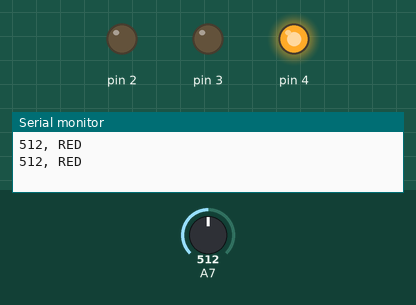
Recording of a sketch running on a simulated Arduino Uno, built with avr-gcc and run on an emulated ATmega328P. Shown: output pins drawn as LEDs (lit = HIGH), the last lines printed to the serial monitor. The inputs (shaded band) are chosen by the test bench; at power-on: A7 = 512.

Above: at 1.8 s.
1.9 s: A7 set to 210
3.4 s: A7 set to 190
At 4.3 s:
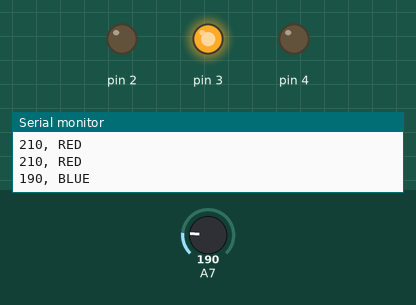
5.5 s: A7 set to 160
7.2 s: A7 set to 135
At 8.6 s:
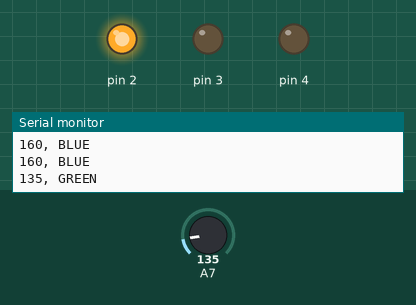
9.5 s: A7 set to 306
At 11.2 s:
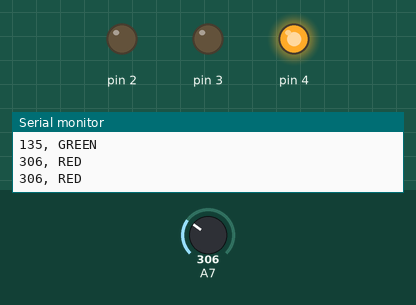
11.5 s: A7 set to 140
At 12.9 s:
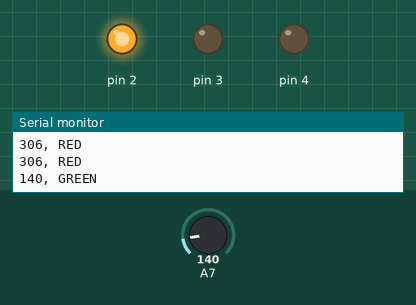
Timing chart, 0 to 14.5 s (numbered marks = the images above; inputs shaded):
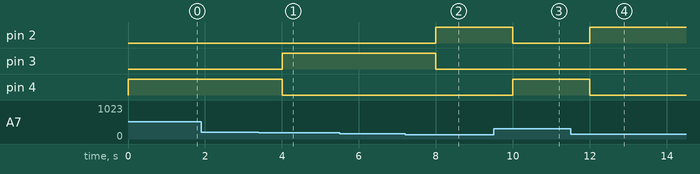

The sketch:

sketch_nov23c_gas_leakage_buzzer_rgb_led.ino
```cpp
void setup() {
  Serial.begin(9600);
  pinMode(2, OUTPUT);
  pinMode(3, OUTPUT);
  pinMode(4, OUTPUT);
}

void green() {
  digitalWrite(2, HIGH);
  digitalWrite(3, LOW);
  digitalWrite(4, LOW);
  Serial.println(", GREEN");
}

void blue() {
  digitalWrite(2, LOW);
  digitalWrite(3, HIGH);
  digitalWrite(4, LOW);
  Serial.println(", BLUE");
}

void red() {
  digitalWrite(2, LOW);
  digitalWrite(3, LOW);
  digitalWrite(4, HIGH);
  Serial.println(", RED");
}
void loop() {
  int gas_value = analogRead(7);
  Serial.print(gas_value);

  if (gas_value > 200)
    red();
  else if (gas_value > 150)
    blue();
  else
    green();

    delay(1000);
}
```

Measured:
- the behaviour switches between 201 and 200 on A7 (found by bisection; images 0 and 1)
- the behaviour switches between 151 and 150 on A7 (found by bisection; images 1 and 2)
- after the input at 3.4 s, pin 3: LOW → HIGH after 0.60 s; pin 4: HIGH → LOW after 0.60 s
- after the input at 7.2 s, pin 2: LOW → HIGH after 0.80 s; pin 3: HIGH → LOW after 0.80 s
- after the input at 9.5 s, pin 2: HIGH → LOW after 0.50 s; pin 4: LOW → HIGH after 0.50 s
- after the input at 11.5 s, pin 2: LOW → HIGH after 0.50 s; pin 4: HIGH → LOW after 0.50 s
